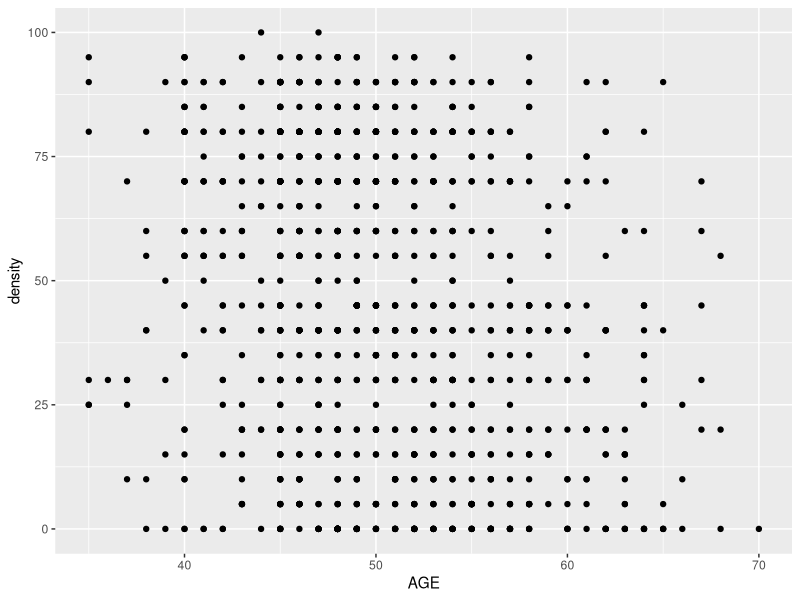
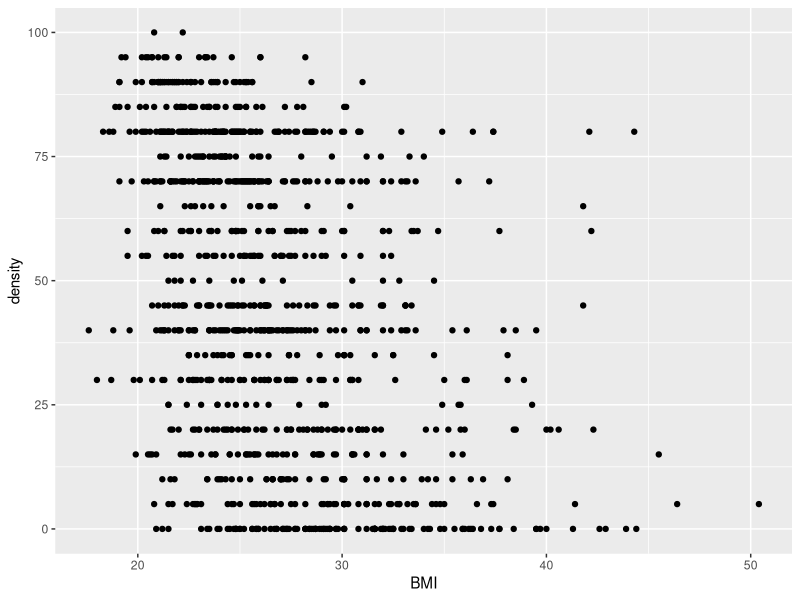
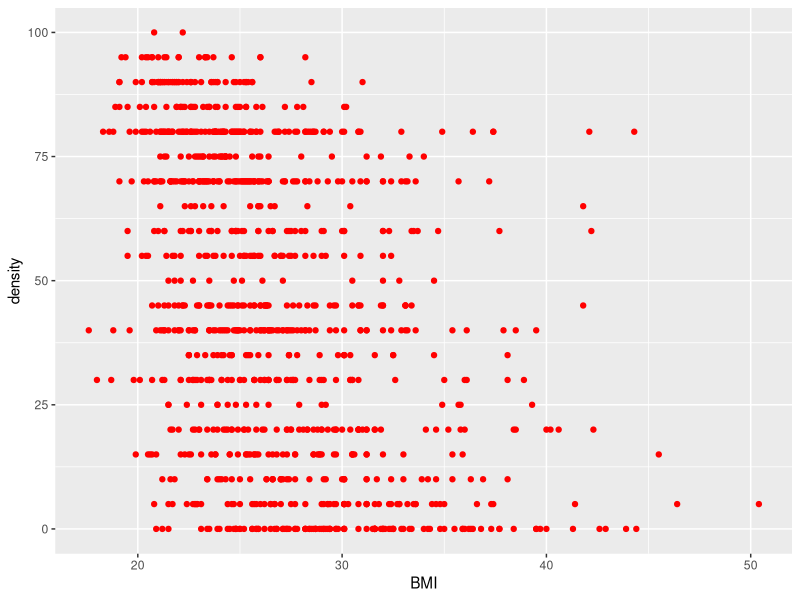
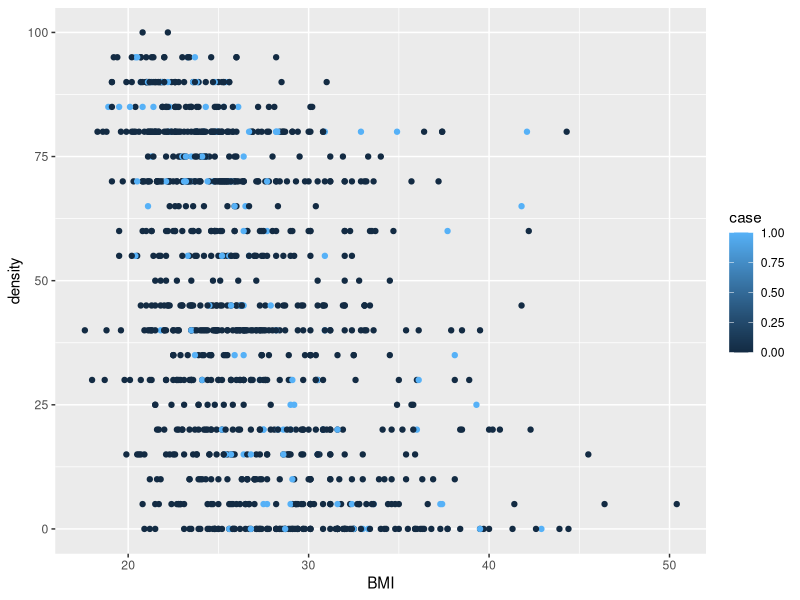
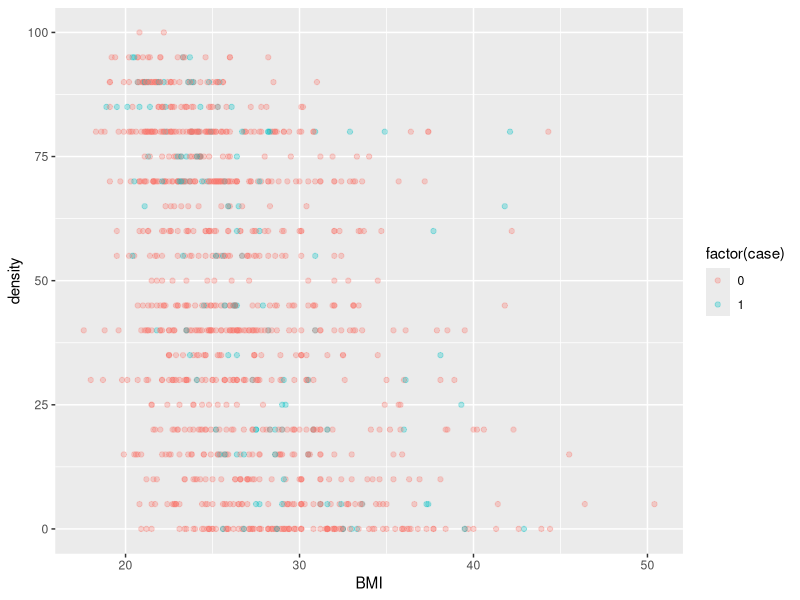
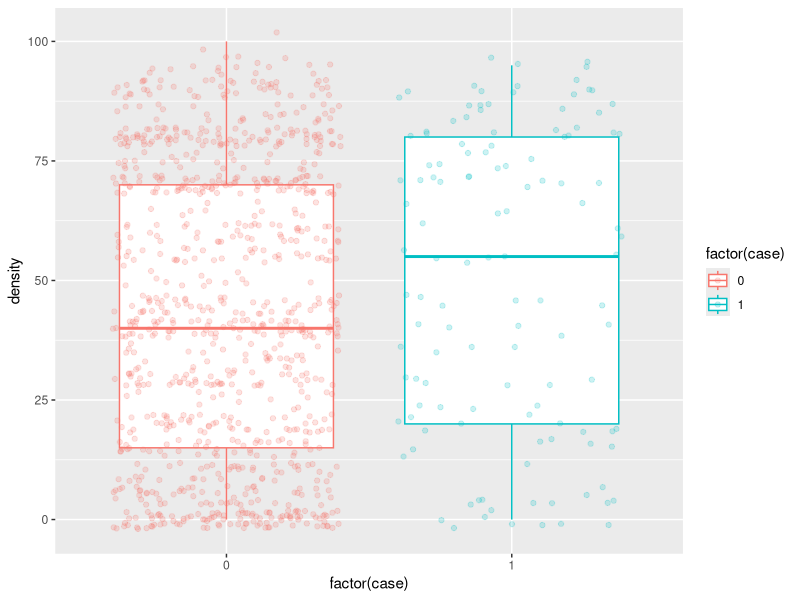
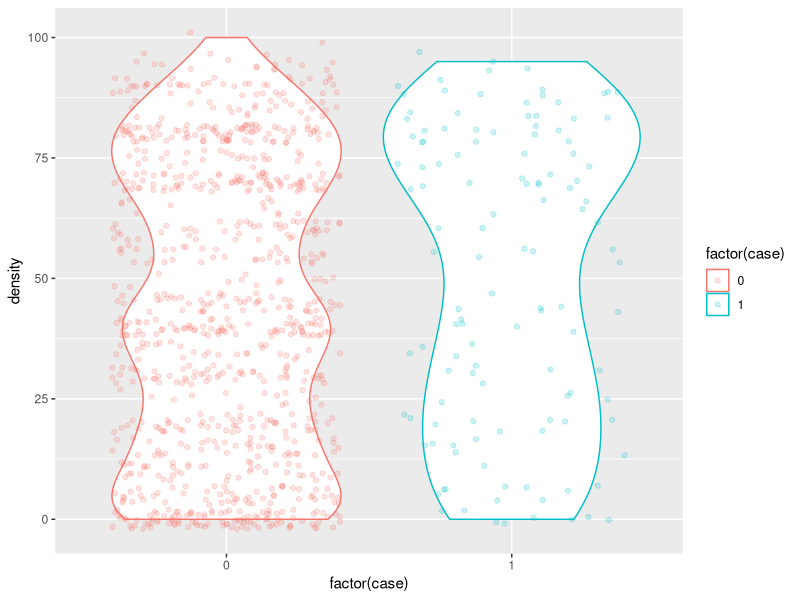
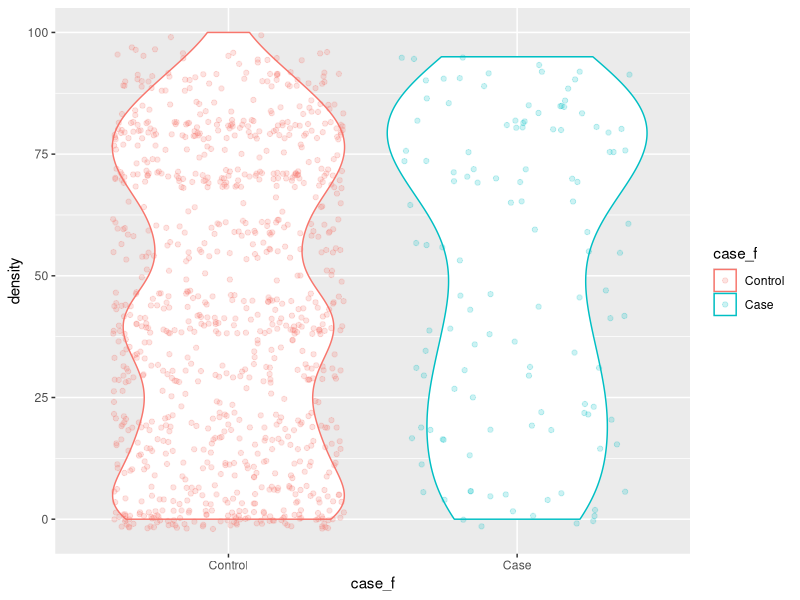

These charts were generated, in order, by the following R code:
## ---- chunk 1
knitr::opts_chunk$set(echo = TRUE)
## ---- chunk 2
library(tidyverse)
cancer_df <- read_csv('data/Cuzick_2010_breast_cancer_density.csv')

glimpse(cancer_df)
## ---- chunk 3
ggplot(data = cancer_df, mapping = aes(x = AGE, y = density)) +
  geom_point()
## ---- chunk 4
ggplot(data = cancer_df, mapping = aes(x = BMI, y = density)) +
  geom_point()
## ---- chunk 5
?geom_point
## ---- chunk 6
ggplot(data = cancer_df, mapping = aes(x = BMI, y = density)) +
  geom_point(colour = 'red')
## ---- chunk 7
ggplot(data = cancer_df, mapping = aes(x = BMI, y = density, colour = case)) +
  geom_point()
## ---- chunk 8
ggplot(data = cancer_df, mapping = aes(x = BMI, y = density, colour = factor(case))) +
  geom_point(alpha = 0.3)
## ---- chunk 9
ggplot(cancer_df, aes(x= factor(case), y = density, col = factor(case)))+
  geom_boxplot()+
  geom_jitter(alpha = 0.2)
## ---- chunk 10
ggplot(cancer_df, aes(x= factor(case), y = density, col = factor(case)))+
  geom_violin()+
  geom_jitter(alpha = 0.2)
## ---- chunk 11
cancer_df <- cancer_df %>%
  mutate(case_f = factor(case, labels = c("Control", "Case")),
         ARM_f = factor(ARM, labels = c("Placebo", "Tamoxifen")))
str(cancer_df)

## ---- chunk 12
with(cancer_df, table(case, case_f))
with(cancer_df, table(ARM, ARM_f))
## ---- chunk 13
ggplot(cancer_df, aes(x= case_f, y = density, col = case_f))+
  geom_violin()+
  geom_jitter(alpha = 0.2)
## ---- chunk 14
ggplot(cancer_df, aes(x= case_f, y = density, col = ARM_f))+
  geom_violin()+
  geom_point(alpha = 0.2,position = position_dodge(width = 0.7))
## ---- chunk 15
ggplot(cancer_df, aes(x= case_f, y = density, col = ARM_f))+
  geom_violin()+
  geom_point(alpha = 0.2,position = position_dodge(width = 0.7))+
  facet_wrap(~ARM_f)
## ---- chunk 16
ggplot(cancer_df, aes(x=case_f, y = density))+
  geom_boxplot(aes(fill = case_f))+
  geom_jitter(width = 0.2, height = 1) +
  facet_wrap(~ARM_f) + 
  theme_bw(base_size = 14)+
  xlab('') + ylab('mammographic density') + 
  theme(legend.position = 'none')
## ---- chunk 17
ggplot(data = cancer_df, mapping = aes(x = BMI, y = density, colour = case_f)) +
  geom_point(alpha = 0.2)
## ---- chunk 18
ggplot(data = cancer_df, mapping = aes(x = BMI, y = density, colour = case_f)) +
  geom_point(alpha = 0.2) +
  facet_wrap(~ARM_f, ncol = 1)+
  theme(legend.title=element_blank(), legend.position = 'top') +
  geom_smooth()
## ---- chunk 19
cancer_df$age_bin <- cut(cancer_df$AGE,c(25,45,55,75))

ggplot(data = cancer_df, mapping = aes(x = BMI, y = density, colour = case_f)) +
  geom_point(alpha = 0.2) +
  facet_grid(age_bin~ARM_f)+
  theme(legend.title=element_blank(), legend.position = 'top') +
  geom_smooth()
## ---- chunk 20

ggplot(data = cancer_df, mapping = aes(x = BMI, y = density, colour = age_bin)) +
  geom_point(alpha = 0.4) +
  facet_grid(case_f~ARM_f)+
  theme(legend.title=element_blank(), legend.position = 'top') +
  geom_smooth(alpha = 0.2) + 
  theme_minimal()
